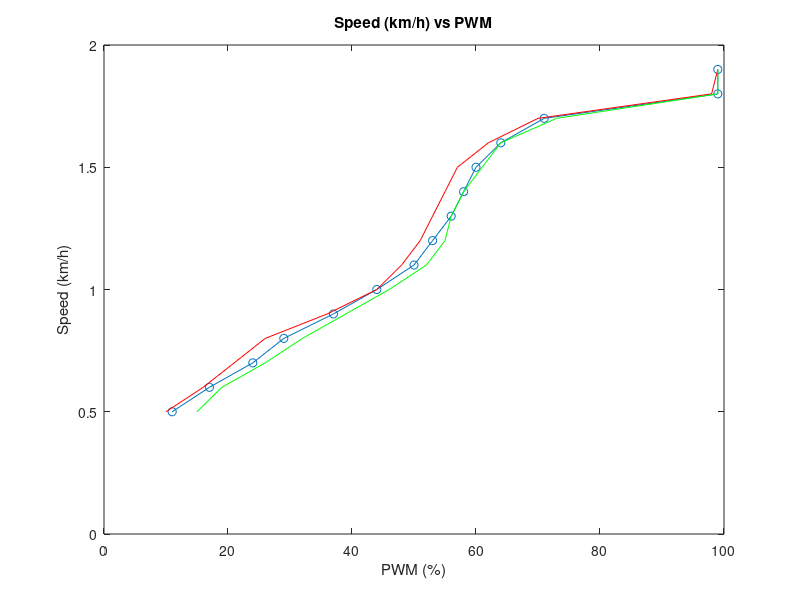

Recreate this plot in MATLAB. (Note: this script raises an error after producing the figure.)
% Define arrays for each column
PWM = [11, 17, 24, 29, 37, 44, 50, 53, 56, 58, 60, 64, 71, 99, 99]; % PWM values as percentages
Speed_kmh = [0.5, 0.6, 0.7, 0.8, 0.9, 1.0, 1.1, 1.2, 1.3, 1.4, 1.5, 1.6, 1.7, 1.8, 1.9]; % Speed in km/h
Speed_ms = [0.138, 0.167, 0.195, 0.222, 0.250, 0.278, 0.306, 0.333, 0.361, 0.389, 0.417, 0.444, 0.472, 0.500, 0.528]; % Speed in m/s
Amperes_drawn = [0.802, 0.877, 0.957, 0.987, 1.076, 1.143, 1.268, 1.331, 1.386, 1.392, 1.401, 1.426, 1.440, 1.451, 1.488]; % Amperes drawn
Peak_amperes = [0.898, 0, 0, 0, 0, 0, 0, 0, 0, 0, 0, 0, 0, 0, 0]; % Peak Amperes (assume 0 where no data)
Voltage = [13.6, 13.6, 13.6, 13.6, 13.6, 13.6, 13.6, 13.6, 13.6, 13.6, 13.6, 13.6, 13.6, 13.6, 14.4]; % Voltage
PWMLeft = [10, 16, 21, 26, 36, 44, 48, 51, 53, 55, 57, 62, 70, 98, 99];
PWMRight = [15, 19, 26, 32, 39, 46, 52, 55, 56, 58, 61, 64, 73, 99, 99];

% Plotting each subsequent column against PWM
figure(20);

% Define the range of PWM ticks for grid lines
PWM_ticks = 0:1:100; % PWM from 0% to 100% with 1% increments
speedTicks = 0:0.1:2;

% Plot Speed (km/h) vs PWM
%subplot(2,1,1);
figure();
plot(PWM, Speed_kmh, '-o');
hold on;
plot(PWMLeft, Speed_kmh, 'r-');
%mdl =fitlm(PWM,Speed_kmh);
%plot(PWM, predict(mdl, PWM'), 'r-', 'LineWidth', 1.5);
hold off;
hold on;
plot(PWMRight, Speed_kmh, 'g-');
hold off;
xlabel('PWM (%)');
ylabel('Speed (km/h)');
title('Speed (km/h) vs PWM');
subtitle('Blue = Both Belts, Red = Left Belt, Green = Right Belt');
grid on;
set(gca, 'XTick', PWM_ticks); % Set grid ticks
set(gca, 'YTick', speedTicks);
xlim([0 100]);

% Plot Speed (m/s) vs PWM
%subplot(3,2,2);
%plot(PWM, Speed_ms, '-o');
%xlabel('PWM (%)');
%ylabel('Speed (m/s)');
%title('Speed (m/s) vs PWM');
%grid on;

% Plot Amperes drawn vs PWM
%subplot(2,1,2);
%plot(PWM, Amperes_drawn, '-o');
%xlabel('PWM (%)');
%ylabel('Amperes Drawn (A)');
%title('Amperes Drawn vs PWM');
%grid on;
%set(gca, 'XTick', PWM_ticks); % Set grid ticks
%xlim([0 100]);

% Adjust layout
%sgtitle('PWM Correlation Plots');
